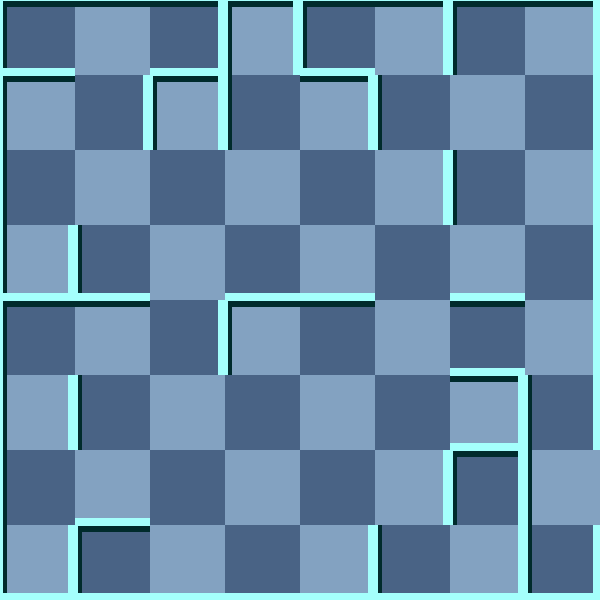

Rendered tile map (Tiled .tmx) drawn with the repository's tilesets; below, a short description and the map source with its tile grids summarised:
An orthogonal 8x8 tile map with 75x75 px tiles, 2 tile layers (background, 块层 1) and 6 objects (Exit, Player, Key, RedMummy, Door, ...).

<map version="1.0" orientation="orthogonal" width="8" height="8" tilewidth="75" tileheight="75">
 <tileset firstgid="1" name="wall" tilewidth="75" tileheight="75">
  <image source="gfx/wall.png" width="300" height="375" />
  <tile id="0">
   <properties>
    <property name="ValOfWall" value="0" />
   </properties>
  </tile>
  <tile id="1">
   <properties>
    <property name="ValOfWall" value="1" />
   </properties>
  </tile>
  <tile id="2">
   <properties>
    <property name="ValOfWall" value="2" />
   </properties>
  </tile>
  <tile id="3">
   <properties>
    <property name="ValOfWall" value="3" />
   </properties>
  </tile>
  <tile id="4">
   <properties>
    <property name="ValOfWall" value="4" />
   </properties>
  </tile>
  <tile id="5">
   <properties>
    <property name="ValOfWall" value="5" />
   </properties>
  </tile>
  <tile id="6">
   <properties>
    <property name="ValOfWall" value="6" />
   </properties>
  </tile>
  <tile id="7">
   <properties>
    <property name="ValOfWall" value="7" />
   </properties>
  </tile>
  <tile id="8">
   <properties>
    <property name="ValOfWall" value="8" />
   </properties>
  </tile>
  <tile id="9">
   <properties>
    <property name="ValOfWall" value="9" />
   </properties>
  </tile>
  <tile id="10">
   <properties>
    <property name="ValOfWall" value="10" />
   </properties>
  </tile>
  <tile id="11">
   <properties>
    <property name="ValOfWall" value="11" />
   </properties>
  </tile>
  <tile id="12">
   <properties>
    <property name="ValOfWall" value="12" />
   </properties>
  </tile>
  <tile id="13">
   <properties>
    <property name="ValOfWall" value="13" />
   </properties>
  </tile>
  <tile id="14">
   <properties>
    <property name="ValOfWall" value="14" />
   </properties>
  </tile>
  <tile id="15">
   <properties>
    <property name="ValOfWall" value="15" />
   </properties>
  </tile>
  <tile id="18">
   <properties>
    <property name="ValOfWall" value="-1" />
   </properties>
  </tile>
 </tileset>
 <layer name="background" width="8" height="8">
  <data>[64 cells, 64 non-empty, 2 distinct tile ids]</data>
 </layer>
 <layer name="块层 1" width="8" height="8">
  <data>[64 cells, 64 non-empty, 15 distinct tile ids]</data>
 </layer>
 <objectgroup name="对象层 1" width="8" height="8">
  <object name="Exit" x="600" y="450" />
  <object name="Player" x="375" y="450">
   <properties>
    <property name="value" value="1" />
   </properties>
  </object>
  <object name="Key" x="75" y="225">
   <properties>
    <property name="value" value="12" />
   </properties>
  </object>
  <object name="RedMummy" x="0" y="225">
   <properties>
    <property name="value" value="21" />
   </properties>
  </object>
  <object name="Door" x="300" y="150">
   <properties>
    <property name="direction" value="8" />
    <property name="value" value="15" />
   </properties>
  </object>
  <object name="RedScorpion" x="525" y="0">
   <properties>
    <property name="value" value="25" />
   </properties>
  </object>
 </objectgroup>
</map>
